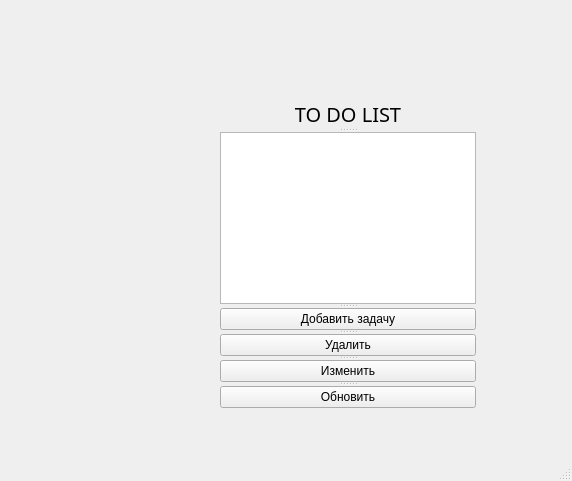
<?xml version="1.0" encoding="UTF-8"?>
<ui version="4.0">
 <class>MainWindow</class>
 <widget class="QMainWindow" name="MainWindow">
  <property name="geometry">
   <rect>
    <x>0</x>
    <y>0</y>
    <width>572</width>
    <height>481</height>
   </rect>
  </property>
  <property name="windowTitle">
   <string>MainWindow</string>
  </property>
  <widget class="QWidget" name="centralwidget">
   <widget class="QSplitter" name="splitter">
    <property name="geometry">
     <rect>
      <x>220</x>
      <y>100</y>
      <width>256</width>
      <height>308</height>
     </rect>
    </property>
    <property name="orientation">
     <enum>Qt::Vertical</enum>
    </property>
    <widget class="QLabel" name="label">
     <property name="font">
      <font>
       <family>Bahnschrift SemiBold</family>
       <pointsize>15</pointsize>
      </font>
     </property>
     <property name="text">
      <string>TO DO LIST</string>
     </property>
     <property name="alignment">
      <set>Qt::AlignCenter</set>
     </property>
    </widget>
    <widget class="QListWidget" name="listWidget"/>
    <widget class="QPushButton" name="pushButton">
     <property name="text">
      <string>Добавить задачу</string>
     </property>
    </widget>
    <widget class="QPushButton" name="delete_task">
     <property name="text">
      <string>Удалить</string>
     </property>
    </widget>
    <widget class="QPushButton" name="update_task">
     <property name="text">
      <string>Изменить</string>
     </property>
    </widget>
    <widget class="QPushButton" name="update_all">
     <property name="text">
      <string>Обновить</string>
     </property>
    </widget>
   </widget>
  </widget>
  <widget class="QStatusBar" name="statusbar"/>
 </widget>
 <resources/>
 <connections/>
</ui>
